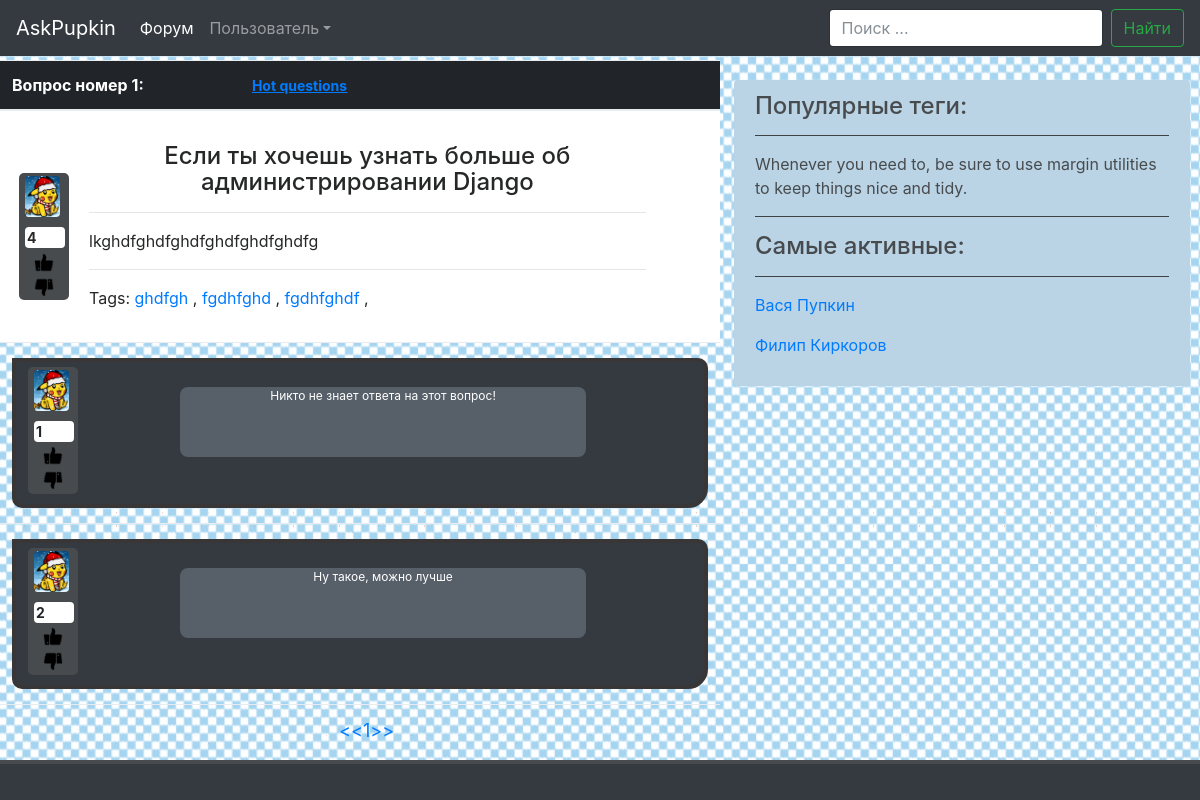
Before: /question/1/ with the older database file.
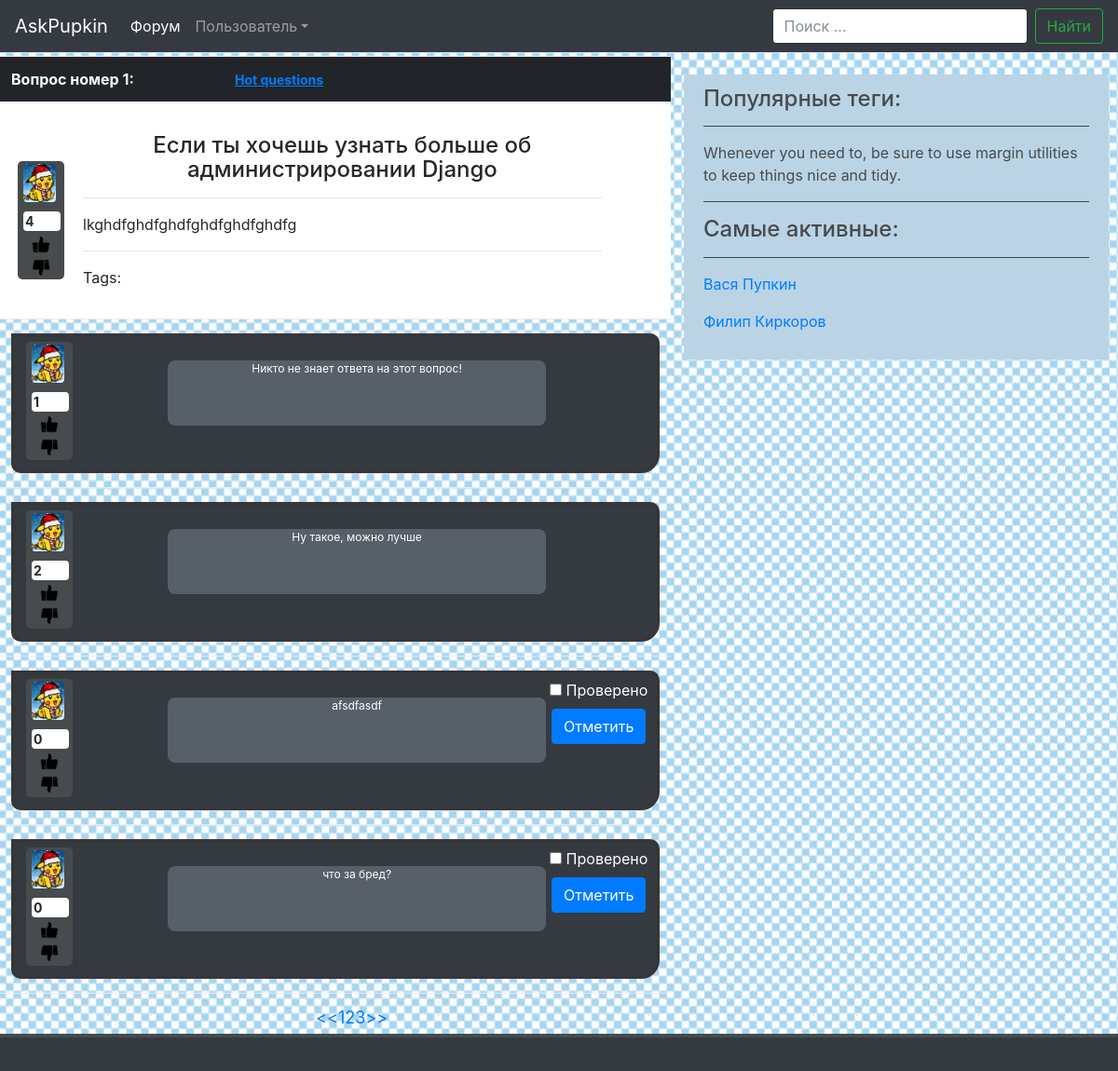
After: the same page with the newer database file.
### blog/models.py (models this page shows, shortened)
class Tag(models.Model):
	name = models.CharField(max_length=255, verbose_name="имя")
	objects = TagManager()
	def __str__(self):
		return self.name
	class Meta:
		verbose_name = 'тег'
		verbose_name_plural = 'теги'

class Answer(models.Model):
	content = models.TextField(verbose_name='текст ответа')
	author = models.ForeignKey(User, verbose_name='автор', on_delete=models.CASCADE)
	is_correct = models.BooleanField(verbose_name='верный?', default=False)
	rating_num = models.IntegerField(verbose_name='рейтинг', default=0)
	added_on = models.DateTimeField(blank=True, auto_now_add=True, verbose_name='дата и время добавления')
	question = models.ForeignKey(Question, related_name='answers', null=False, verbose_name="вопрос")
	class Meta:
		verbose_name = 'ответ'
		verbose_name_plural = 'ответы'

### blog/views.py (the view)
# urls.py: url(r'^question/(\d+)/$', views.question, name = 'questions'),
def question(request, quest_num = 1):
    scroll = None
    if quest_num == None:
        raise Http404("No questions provided")
    if request.method == "POST":
        text = request.POST.get('text')
        question = Question.objects.get(id=quest_num)
        Answer.objects.create(content=text, question=question, author=request.user)
        scroll = True
    q = Question.objects.get(id=quest_num)
    form = AnswerForm()
    page = paginate(request, q.answers.all())
    user_name = None
    if request.user.is_authenticated():
        user_name = request.user.first_name
    page.paginator.baseurl = '/question/' + str(quest_num) + '/?page='
    if scroll == None:
        return render(request, 'pageOfOneQuestion.html', {'posts': page.object_list ,
                                          'paginator': page.paginator, 'page': page, 'id': quest_num, 'question': q, 'form':form, 'user_name': user_name })
    if scroll == True:
        return render(request, 'pageOfOneQuestion.html', {'posts': page.paginator.page(page.paginator.num_pages).object_list,
                                                          'paginator': page.paginator, 'page': page.paginator.page(page.paginator.num_pages), 'id': quest_num,
                                                          'question': q, 'form': form, 'user_name': user_name})

### blog/forms.py
class AnswerForm(forms.Form):
    text = forms.CharField(label='Текст вопроса', widget=forms.Textarea(attrs={'rows': 5, 'class': 'form-control'}))
    class Meta:
        model = Answer
        fields = ('text')

### blog/views.py (called while the page is built)
def paginate(request , qs):
    try:
        limit = int(request.GET.get('limit', 4))
    except ValueError:
        limit = 4
    if limit > 100:
        limit = 4
    try:
        page = int(request.GET.get('page', 1))
    except ValueError:
        raise Http404
    paginator = Paginator(qs, limit)
    try:
        page = paginator.page(page)
    except EmptyPage:
        page = paginator.page(paginator.num_pages)
    paginator.baseurl = '/?page='
    paginator.startnav = page.number - 2
    paginator.endnav = page.number + 2
    return page

### templates/pageOfOneQuestion.html (shortened to what the changed rows need)
{% extends "base.html" %}
{% load staticfiles %}
{% block content %}
    <table class="table">
      <thead class="thead-inverse">
        <tr>
          <th style="width: 200px;" colspan="3">Вопрос номер {{ id }}: <a href="#" id="hq">Hot questions</a></th>
        </tr>
      </thead>
      <tbody>
        <tr>
          <td colspan="4" style="background-color: white; max-height: 400px;">
              <div style="color: #262727" data-id="{{ id }}">
                  <div class = "left" id="changeColor"  style="margin-top: 50px">
                      <figure class="figure">
                      </figure>
                       <p style="background-color: white; font-size: 14px; width: 40px; font-weight:bold; border-radius: 4px; padding-left: 2px; margin-bottom: 1px;" id="rating228"> {{ question.rating_num }}</p>
                        <img src="{% static 'images/like.png' %}" id="like"/>
                        <img src="{% static 'images/dislike.png' %}" id="dislike"/>
                  </div>
                  <div style="float: left; margin:20px; width: 80%;">
                      <h4 style="text-align:center;">{{ question.title }}</h4>
                        <hr>
                        <p> {{ question.text }}</p>
                        <hr>
                        Tags:
                        {% for tag in question.tags.all %}
                            <a href= "{% url 'tag' tag %}" class="question-tag">{{ tag }}</a> ,
                        {% endfor %}
                    </div>
                </div>
          </td>
        </tr>
        {% for comment in posts %}
        <tr>
                <td colspan="4">
                    <div class="thd">
                        <div class = "left">
                            <figure class="figure">
                              <img src="{% static 'images/g.png' %}" class="figure-img img-fluid rounded" alt="A generic square placeholder image with rounded corners in a figure.">
                            </figure>
                            <p style="background-color: white; font-size: 14px; width: 40px; font-weight:bold; border-radius: 4px; padding-left: 2px; margin-bottom: 1px;"> {{ comment.rating_num }}</p>
                        <a href="#"><img src="{% static 'images/like.png' %}" id="like"/></a>
                        <a href="#"><img src="{% static 'images/dislike.png' %}" id="like"/></a>
                        </div>
                        <div class="text">
                          <p class="fish" style="margin-top: 30px;">{{ comment.content }}
                            {% if comment.is_correct == False %}
                              <form>
                                    <div class="form-check" style="color:white">
                                            <label class="form-check-label">
                                              <input class="form-check-input" type="checkbox" value="">
                                                Проверено
                                            </label>
                                          </div>
                                          <button type="submit" class="btn btn-primary">Отметить</button>
                                </form>
                            {% endif %}
                          </p>
                        </div>
                      </div>
                </td>
            </tr>
            {% endfor %}
            <tr>
            <td>
                <nav><ul class="pagination">
                    {% for p in paginator.page_range %}
                        {% if p >= paginator.startnav %}
                            {% if p <= paginator.endnav %}
                                {% if p == page.number %}
                                <li class="active">
                                {% else %}
                                <li>
                                {% endif %}
                                    <a href="{{ paginator.baseurl }}{{ p }}">
                                    {{ p }}</a>
                                </li>
                            {% endif %}
                        {% endif %}
                    {% endfor %}
                </ul></nav>
            </td>
          </tr>
      </tbody>
    </table>
    {% endblock %}

Changed rows visible on the page:
removed Tag: name "ghdfgh"
removed Tag: name "fgdhfghd"
removed Tag: name "fgdhfghdf"
added Answer: rating_num "0", content "afsdfasdf"
added Answer: rating_num "0", content "что за бред?"
Other visible differences:
new list line: "2"
new list line: "3"
